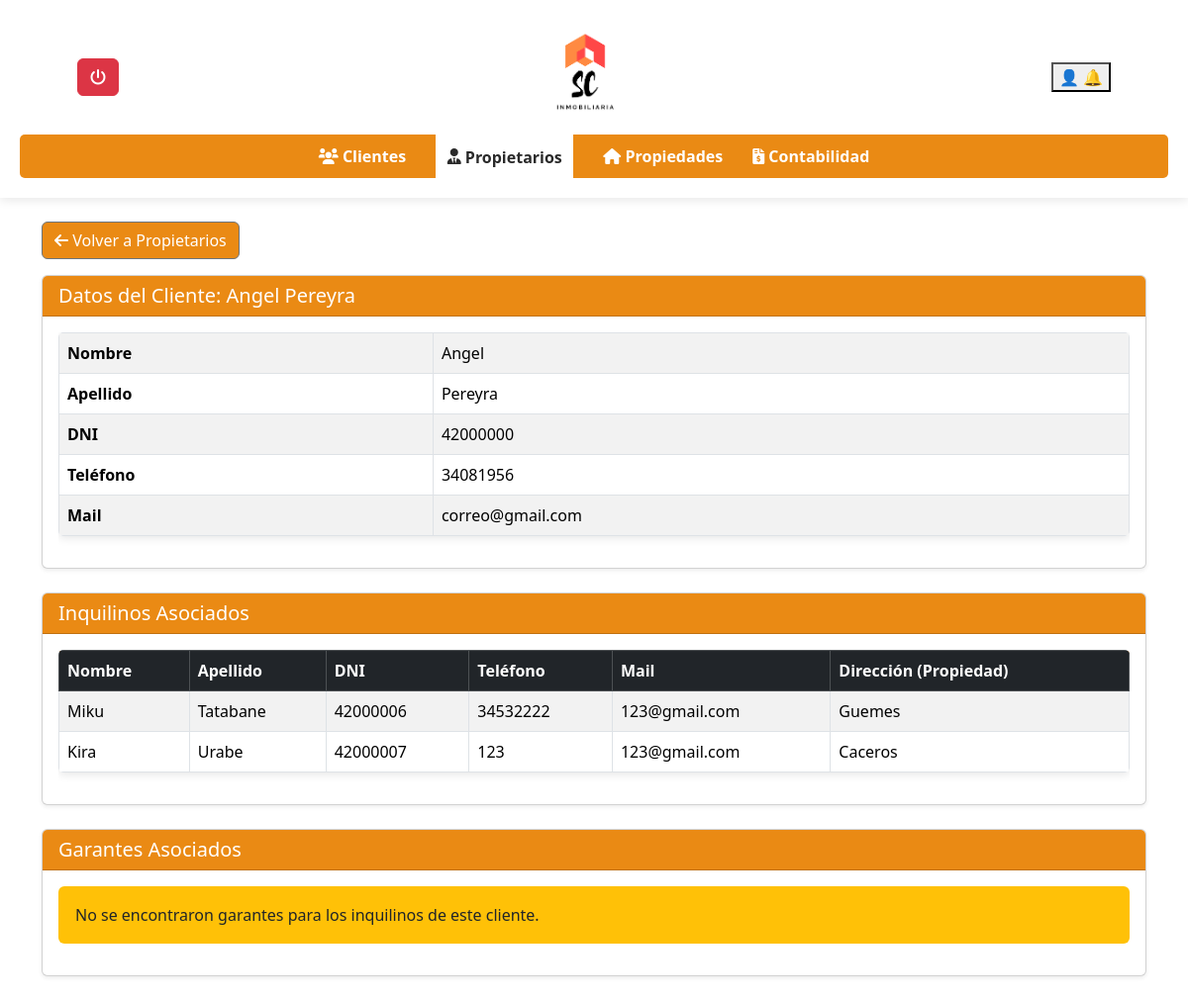
The page /inmobiliaria/ver_inquilinos.php?id=11 on the database its author committed.
### tables this page shows
CREATE TABLE `clientes` (
  `ClienteID` int(11) NOT NULL,
  `Fecha` date NOT NULL,
  `Nombre` varchar(50) NOT NULL,
  `Apellido` varchar(50) NOT NULL,
  `Direccion` varchar(100) NOT NULL,
  `DNI` varchar(20) NOT NULL,
  `DireccionPersonal` varchar(100) DEFAULT NULL,
  `Telefono` varchar(20) DEFAULT NULL,
  `Mail` varchar(100) DEFAULT NULL,
  `estado` enum('activo','inactivo') DEFAULT 'activo'
);

CREATE TABLE `inquilinos` (
  `InquilinoID` int(11) NOT NULL,
  `Fecha` date DEFAULT NULL,
  `Nombre` varchar(50) NOT NULL,
  `Apellido` varchar(50) NOT NULL,
  `DNI` varchar(20) NOT NULL,
  `Telefono` varchar(20) DEFAULT NULL,
  `Mail` varchar(100) DEFAULT NULL,
  `ClienteID` int(11) DEFAULT NULL,
  `PropiedadID` int(11) DEFAULT NULL
);

CREATE TABLE `propiedades` (
  `PropiedadID` int(11) NOT NULL,
  `Fecha` date NOT NULL,
  `Barrio` varchar(100) NOT NULL,
  `Ciudad` varchar(100) NOT NULL,
  `Direccion` varchar(100) NOT NULL,
  `Nro` varchar(20) DEFAULT NULL,
  `Dominio` varchar(50) DEFAULT NULL,
  `NroPartida` varchar(50) DEFAULT NULL,
  `Estado` enum('Alquilada','En Venta') NOT NULL,
  `ClienteID` int(11) DEFAULT NULL
);

### inmobiliaria/ver_inquilinos.php (the view, shortened to what this page needs)
<?php
include_once 'conexion.php';
?>
<!DOCTYPE html>
<html lang="es">
<head>
    <link rel="stylesheet" href="https://cdnjs.cloudflare.com/ajax/libs/font-awesome/6.0.0/css/all.min.css">
    <link rel="stylesheet" href="styles.css">
    <link href="https://cdn.jsdelivr.net/npm/bootstrap@5.3.3/dist/css/bootstrap.min.css" rel="stylesheet">
    </head>
<body>
    <header>
        <div class="header-content">
           <div class="dropdown">
               <a href="../login/logout.php" class="btn btn-danger" title="Cerrar Sesión">
                <i class="fas fa-power-off"></i>
            </a>
            </div>
            <img src="../login/img_login/descarga.png" alt="Logo Inmobiliaria" class="logo">
            <div>
                <div class="dropdown">
                    <button type="button" data-bs-toggle="dropdown" aria-expanded="false" aria-label="Opciones de Usuario">
                        👤
                        🔔
                    </button>
                </div>
            </div>
        </div>
        <nav>
            <ul>
                <li><a href="clientes.php"><i class="fas fa-users"></i> Clientes</a></li>
                <li><a href="propietarios.php" class="active"><i class="fas fa-user-tie"></i> Propietarios</a></li>
                <li><a href="propiedades.php"><i class="fas fa-home"></i> Propiedades</a></li>
                <li><a href="contabilidad.php"><i class="fas fa-file-invoice-dollar"></i> Contabilidad</a></li>
            </ul>
        </nav>
    </header>
    <main class="container mt-4">
        <div class="mb-3">
            <a href="propietarios.php" class="btn btn-secondary" style="background-color: rgba(233, 128, 0, 0.92);"><i class="fas fa-arrow-left"></i> Volver a Propietarios</a>
        </div>
        <?php
        try {
            if (isset($_GET['id']) && is_numeric($_GET['id'])) {
                $clienteID = (int)$_GET['id'];
                $sql_cliente = "SELECT Nombre, Apellido, DNI, Telefono, Mail FROM clientes WHERE ClienteID = ?";
                $stmt_cliente = $conn->prepare($sql_cliente);
                $stmt_cliente->bind_param("i", $clienteID);
                $stmt_cliente->execute();
                $result_cliente = $stmt_cliente->get_result();
                $cliente = $result_cliente->fetch_assoc();
                $sql_inquilinos = "SELECT
                                    i.Nombre AS InquilinoNombre,
                                    i.Apellido AS InquilinoApellido,
                                    i.DNI AS InquilinoDNI,
                                    i.Telefono AS InquilinoTelefono,
                                    i.Mail AS InquilinoMail,
                                    p.Direccion AS PropiedadDireccion,
                                    i.InquilinoID
                                FROM inquilinos i
                                JOIN propiedades p ON i.PropiedadID = p.PropiedadID
                                WHERE p.ClienteID = ?";
                $stmt_inquilinos = $conn->prepare($sql_inquilinos);
                $stmt_inquilinos->bind_param("i", $clienteID);
                $stmt_inquilinos->execute();
                $result_inquilinos = $stmt_inquilinos->get_result();
                $sql_garantes = "SELECT
                                    g.Nombre AS GaranteNombre,
                                    g.Apellido AS GaranteApellido,
                                    g.DNI AS GaranteDNI,
                                    g.Direccion AS GaranteDireccion,
                                    g.Telefono AS GaranteTelefono,
                                    g.Mail AS GaranteMail,
                                    p.Direccion AS PropiedadDireccion,
                                    i.InquilinoID,
                                    CONCAT(i.Nombre, ' ', i.Apellido) AS NombreCompletoInquilino
                                FROM GarantesInquilinos g
                                JOIN inquilinos i ON g.InquilinoID = i.InquilinoID
                                JOIN propiedades p ON i.PropiedadID = p.PropiedadID
                                WHERE p.ClienteID = ?";
                $stmt_garantes = $conn->prepare($sql_garantes);
                $stmt_garantes->bind_param("i", $clienteID);
                $stmt_garantes->execute();
                $result_garantes = $stmt_garantes->get_result();
                if ($cliente) {
                    ?>
                    <div class="card shadow-sm mb-4">
                        <div class="card-header text-white" style="background-color:rgba(233, 128, 0, 0.92);">
                            <h2 class="h5 mb-0">Datos del Cliente: <?php echo htmlspecialchars($cliente['Nombre'] . ' ' . $cliente['Apellido']); ?></h2>
                        </div>
                        <div class="card-body">
                            <div class="table-responsive">
                                <table class="table table-bordered table-striped">
                                    <tbody>
                                        <tr><th>Nombre</th><td><?php echo htmlspecialchars($cliente['Nombre']); ?></td></tr>
                                        <tr><th>Apellido</th><td><?php echo htmlspecialchars($cliente['Apellido']); ?></td></tr>
                                        <tr><th>DNI</th><td><?php echo htmlspecialchars($cliente['DNI']); ?></td></tr>
                                        <tr><th>Teléfono</th><td><?php echo htmlspecialchars($cliente['Telefono']); ?></td></tr>
                                        <tr><th>Mail</th><td><?php echo htmlspecialchars($cliente['Mail']); ?></td></tr>
                                    </tbody>
                                </table>
                            </div>
                        </div>
                    </div>
                    <?php
                } else {
                    echo '<div class="alert alert-danger" role="alert">No se encontraron datos de este cliente.</div>';
                }
                ?>
                <div class="card shadow-sm mb-4">
                    <div class="card-header text-white" style="background-color:rgba(233, 128, 0, 0.92);">
                        <h2 class="h5 mb-0">Inquilinos Asociados</h2>
                    </div>
                    <div class="card-body">
                        <?php if ($result_inquilinos->num_rows > 0) { ?>
                            <div class="table-responsive">
                                <table id="inquilinosTable" class="table table-striped table-hover table-bordered">
                                    <thead class="table-dark">
                                        <tr>
                                            <th>Nombre</th>
                                            <th>Apellido</th>
                                            <th>DNI</th>
                                            <th>Teléfono</th>
                                            <th>Mail</th>
                                            <th>Dirección (Propiedad)</th>
                                        </tr>
                                    </thead>
                                    <tbody>
                                        <?php while ($inquilino = $result_inquilinos->fetch_assoc()) { ?>
                                            <tr>
                                                <td><?php echo htmlspecialchars($inquilino['InquilinoNombre']); ?></td>
                                                <td><?php echo htmlspecialchars($inquilino['InquilinoApellido']); ?></td>
                                                <td><?php echo htmlspecialchars($inquilino['InquilinoDNI']); ?></td>
                                                <td><?php echo htmlspecialchars($inquilino['InquilinoTelefono']); ?></td>
                                                <td><?php echo htmlspecialchars($inquilino['InquilinoMail']); ?></td>
                                                <td><?php echo htmlspecialchars($inquilino['PropiedadDireccion']); ?></td>
                                            </tr>
                                        <?php } ?>
                                    </tbody>
                                </table>
                            </div>
                        <?php } else {
                            echo '<div class="alert bg-warning" role="alert">No se encontraron inquilinos asociados a este cliente.</div>';
                        } ?>
                    </div>
                </div>
                <div class="card shadow-sm mb-4">
                    <div class="card-header text-white" style="background-color:rgba(233, 128, 0, 0.92);">
                        <h2 class="h5 mb-0">Garantes Asociados</h2>
                    </div>
                    <div class="card-body">
                        <?php if ($result_garantes->num_rows > 0) { ?>
                            <div class="table-responsive">
                                <table id="garantesTable" class="table table-striped table-hover table-bordered">
                                    <thead class="table-dark">
                                        <tr>
                                            <th>Nombre</th>
                                            <th>Apellido</th>
                                            <th>DNI</th>
                                            <th>Teléfono</th>
                                            <th>Mail</th>
                                            <th>Inquilino Asociado</th>
                                        </tr>
                                    </thead>
                                    <tbody>
                                        <?php while ($garante = $result_garantes->fetch_assoc()) { ?>
                                            <tr>
                                                <td><?php echo htmlspecialchars($garante['GaranteNombre']); ?></td>
                                                <td><?php echo htmlspecialchars($garante['GaranteApellido']); ?></td>
                                                <td><?php echo htmlspecialchars($garante['GaranteDNI']); ?></td>
                                                <td><?php echo htmlspecialchars($garante['GaranteTelefono']); ?></td>
                                                <td><?php echo htmlspecialchars($garante['GaranteMail']); ?></td>
                                                <td><?php echo htmlspecialchars($garante['NombreCompletoInquilino']); ?></td>
                                            </tr>
                                        <?php } ?>
                                    </tbody>
                                </table>
                            </div>
                        <?php } else {
                            echo '<div class="alert bg-warning" role="alert">No se encontraron garantes para los inquilinos de este cliente.</div>';
                        } ?>
                    </div>
                </div>
                <?php
            } else {
                echo '<div class="alert alert-danger" role="alert">No se recibió un ID de cliente válido.</div>';
            }
        } catch (Exception $e) {
            echo '<div class="alert alert-danger" role="alert">Ocurrió un error: ' . htmlspecialchars($e->getMessage()) . '</div>';
        } finally {
            if (isset($conn) && $conn) {
                $conn->close();
            }
        }
        ?>
    </main>
</body>
</html>

### inmobiliaria/styles.css (style rules this page uses)
body { font-family: Arial, sans-serif; margin: 0; padding: 0; }
header { background-color: #ffffff; display: flex; flex-direction: column; align-items: center; padding: 20px; box-shadow: 0 2px 10px rgba(0, 0, 0, 0.1); }
.header-content { display: flex; align-items: center; justify-content: space-between; width: 90%; max-width: 1200px; }
.logo { height: 10%; width: 10%; margin-top: 0%; margin-bottom: 12px; align-items: center; }
nav { width: 100%; background-color: rgba(233, 128, 0, 0.92); padding: 10px 0; border-radius: 5px; }
nav ul { list-style: none; display: flex; justify-content: center; padding: 0; margin: 0; }
nav ul li { margin: 0 15px; }
nav ul li a { text-decoration: none; color: white; font-weight: bold; }
nav ul li a.active { background-color: #ffffff; color: rgb(42, 42, 42); padding:11.5px; }
button { cursor: pointer; }
table { width: 90%; max-width: 1200px; margin: auto; background: white; border-collapse: collapse; box-shadow: 0 2px 10px rgba(0, 0, 0, 0.1); border-radius: 5px; overflow: hidden; margin-bottom: 2%; }
thead { background-color: rgba(233, 128, 0, 0.92); color: white; }
th, td { padding: 15px; text-align: left; border-bottom: 1px solid #ddd; }
th { font-weight: bold; }
h2 { color: #333; margin-bottom: 25px; }

### rows shown on the page
clientes: Nombre+Apellido "Angel Pereyra", Nombre "Angel", Apellido "Pereyra", DNI "42000000", Telefono "34081956", Mail "correo@gmail.com"
inquilinos: Nombre "Miku", Apellido "Tatabane", DNI "42000006", Telefono "34532222", Mail "123@gmail.com", PropiedadID.Direccion "Guemes"
inquilinos: Nombre "Kira", Apellido "Urabe", DNI "42000007", Telefono "123", Mail "123@gmail.com", PropiedadID.Direccion "Caceros"
